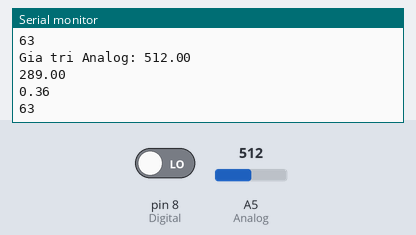
A sketch run on a simulated Arduino Uno, built with avr-gcc and run on an emulated ATmega328P. Parts: the last lines printed to the serial monitor. The test bench sets the inputs (shaded band); at power-on: A5 (Analog) = 512, pin 8 (Digital) LOW.

Above: at 1.8 s.
1.9 s: A5 (Analog) set to 716
At 2.4 s:
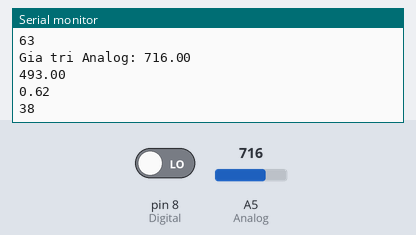
3.4 s: A5 (Analog) set to 900
At 4.8 s:
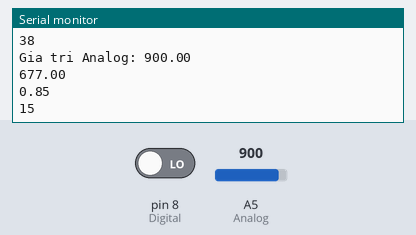
Timing chart, 0 to 6.4 s (numbered marks = the images above; inputs shaded):
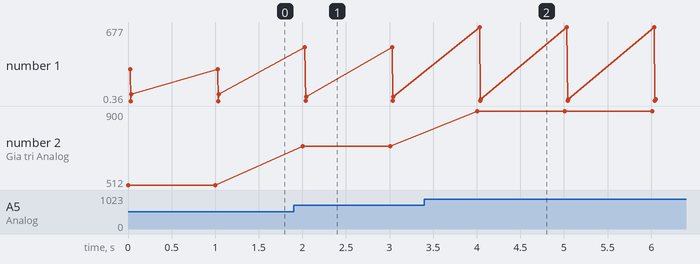

Measured:
- after the input at 1.9 s, the serial monitor: prints a new line after 0.10 s (image 1)
- after the input at 3.4 s, the serial monitor: prints a new line after 0.61 s (image 2)
- plotted number 1: 63 → 38 after the input at 1.9 s, 38 → 15 after the input at 3.4 s
- plotted number 2: 512 → 716 after the input at 1.9 s, 716 → 900 after the input at 3.4 s

The sketch:

CamBienDoAmDat.ino
```cpp
#define Analog 5
#define Digital 8

int giatriAnalog, giatriDigital;
void setup() {
  Serial.begin(9600);
  pinMode(Digital,INPUT);
//  pinMode(Led,OUTPUT);
}
void loop() {
float ana=analogRead(Analog);
float anal=ana-223;
float analog=anal/800;
float doAmDat=100-(analog*100);
int test=(int)doAmDat;
giatriDigital=digitalRead(Digital);
Serial.print("Gia tri Analog: ");
Serial.println(ana);
Serial.println(anal);
Serial.println(analog);
Serial.println(test);
//Serial.print("Gia tri digital: ");
//Serial.println(giatriDigital);
delay(1000);
}
```
